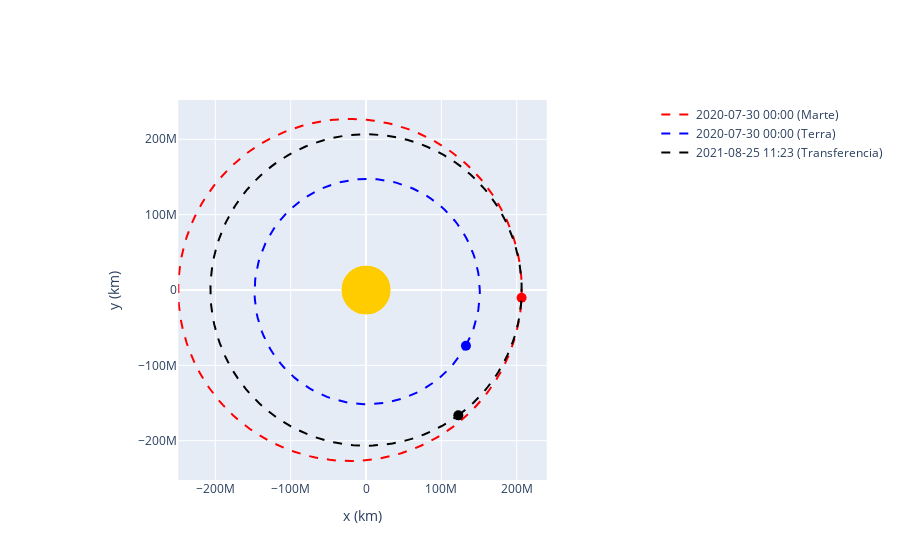

Source (notebook cell):
### Code cell
import matplotlib.pyplot as plt
from astropy.coordinates.builtin_frames.utils import norm
from poliastro.ephem import Ephem
from poliastro.plotting.static import StaticOrbitPlotter
from poliastro.bodies import Sun, Earth, Mars
from poliastro.twobody import Orbit
from astropy.time import Time
from poliastro.plotting import OrbitPlotter2D
from poliastro.maneuver import Maneuver
from astropy import units as u

# Esse codigo deve ser usado em uma celula do Jupyter
epoch = Time("2020-07-30", scale="tdb") # Definição de Efemérides
terra_ephem = Ephem.from_body(Earth, epoch, attractor=Sun)
marte_ephem = Ephem.from_body(Mars, epoch, attractor=Sun)

# Defini vetores de posição e velocidade baseado no tempo
terra_r, terra_v = terra_ephem.rv(epochs=epoch)
marte_r, marte_v = marte_ephem.rv(epochs=epoch)

terra_r = terra_r.to(u.m)  # Converte de AU para metros
terra_v = terra_v.to(u.m / u.s)  # Converte de km/s para m/s

marte_r = marte_r.to(u.m)  # Converte de AU para metros
marte_v = marte_v.to(u.m / u.s)  # Converte de km/s para m/s

# Defini orbitas a partir de vetores de posição e velocidade

marte_orbit = Orbit.from_vectors(Sun, marte_r, marte_v, epoch)
terra_orbit = Orbit.from_vectors(Sun, terra_r, terra_v, epoch)

# Transferencia de hohnmann
manobra = Maneuver.hohmann(terra_orbit, marte_orbit.r_p)

# Transforamndo o objeto Maneuver em Orbit baseado na orbita da terra
orbita_transferencia = terra_orbit.apply_maneuver(manobra)

# Visualizar 2d:
op = OrbitPlotter2D()
op.plot(marte_orbit, label="Marte", color="red")
op.plot(terra_orbit, label="Terra", color="blue")
op.plot(orbita_transferencia, label="Transferencia", color="black",)

### Figure 1 — Plotly figure (JSON) as saved in the notebook; plotly's stock layout.template omitted (floating-point values rounded to 4 significant figures; data arrays with more than 128 entries replaced by an {"elided": "..."} marker saying what was removed)
{"data": [{"hoverinfo": "none", "line": {"color": "red", "dash": "dash", "width": 2}, "mode": "lines", "name": "2020-07-30 00:00 (Marte)", "type": "scatter", "x": {"elided": "150 float values"}, "y": {"elided": "150 float values"}}, {"marker": {"color": "red", "size": 10, "symbol": "circle"}, "mode": "markers", "showlegend": false, "type": "scatter", "x": [206400000.0], "y": [-10200000.0]}, {"hoverinfo": "none", "line": {"color": "blue", "dash": "dash", "width": 2}, "mode": "lines", "name": "2020-07-30 00:00 (Terra)", "type": "scatter", "x": {"elided": "150 float values"}, "y": {"elided": "150 float values"}}, {"marker": {"color": "blue", "size": 10, "symbol": "circle"}, "mode": "markers", "showlegend": false, "type": "scatter", "x": [132600000.0], "y": [-73900000.0]}, {"hoverinfo": "none", "line": {"color": "black", "dash": "dash", "width": 2}, "mode": "lines", "name": "2021-08-25 11:23 (Transferencia)", "type": "scatter", "x": {"elided": "150 float values"}, "y": {"elided": "150 float values"}}, {"marker": {"color": "black", "size": 10, "symbol": "circle"}, "mode": "markers", "showlegend": false, "type": "scatter", "x": [122500000.0], "y": [-166400000.0]}], "layout": {"autosize": true, "shapes": [{"fillcolor": "#ffcc00", "line": {"color": "#ffcc00"}, "opacity": 1, "type": "circle", "x0": -31000000.0, "x1": 31000000.0, "xref": "x", "y0": -31000000.0, "y1": 31000000.0, "yref": "y"}, {"fillcolor": "#ffcc00", "line": {"color": "#ffcc00"}, "opacity": 1, "type": "circle", "x0": -31000000.0, "x1": 31000000.0, "xref": "x", "y0": -31000000.0, "y1": 31000000.0, "yref": "y"}, {"fillcolor": "#ffcc00", "line": {"color": "#ffcc00"}, "opacity": 1, "type": "circle", "x0": -22040000.0, "x1": 22040000.0, "xref": "x", "y0": -22040000.0, "y1": 22040000.0, "yref": "y"}, {"fillcolor": "#ffcc00", "line": {"color": "#ffcc00"}, "opacity": 1, "type": "circle", "x0": -22040000.0, "x1": 22040000.0, "xref": "x", "y0": -22040000.0, "y1": 22040000.0, "yref": "y"}, {"fillcolor": "#ffcc00", "line": {"color": "#ffcc00"}, "opacity": 1, "type": "circle", "x0": -22040000.0, "x1": 22040000.0, "xref": "x", "y0": -22040000.0, "y1": 22040000.0, "yref": "y"}, {"fillcolor": "#ffcc00", "line": {"color": "#ffcc00"}, "opacity": 1, "type": "circle", "x0": -22040000.0, "x1": 22040000.0, "xref": "x", "y0": -22040000.0, "y1": 22040000.0, "yref": "y"}], "xaxis": {"constrain": "domain", "title": {"text": " x (km)"}}, "yaxis": {"scaleanchor": "x", "title": {"text": " y (km)"}}}}
